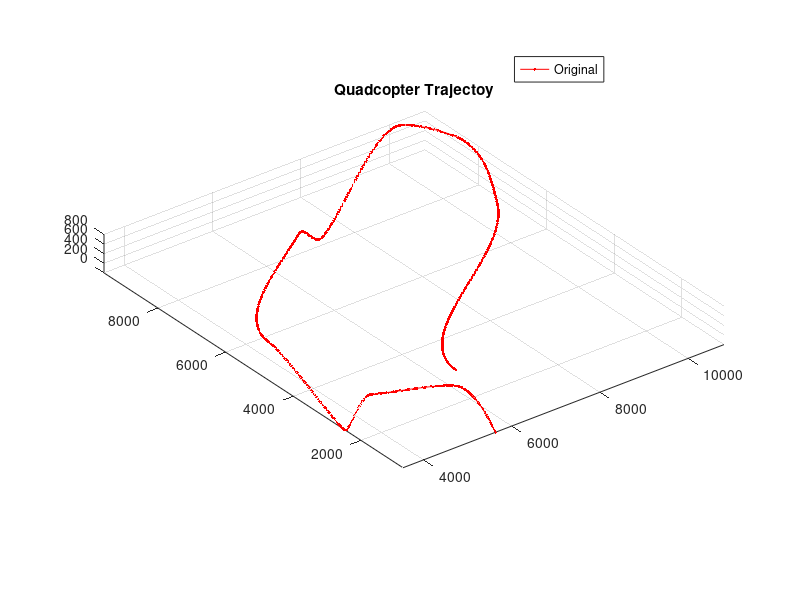

MATLAB code to generate this figure:
%% Trajectory
% This scripts generates the interpolated data for the reference trajectory
close all; clc; clear all;

load('exportWP')

for i = 0:length(exportWP)-1
    WP(i+1,:) = exportWP(length(exportWP)-i).Position;
end

for i = 1:length(exportWP)-1
    distWP(i) = sqrt((WP(i+1,1)-WP(i,1))^2+(WP(i+1,2)-WP(i,2))^2);
end

% Add heights to map points
WP(12,:) = WP(1,:);
WP(:,3) = zeros(12,1);
WP(:,3) = ...
    [0;
    100;
    100;
    0;
    100;
    100;
    0;
    100;
    100;
    100;
    100;
    0];
WP = 5000/700*WP;

temp = cat(1,0,cumsum(sqrt(sum(diff(WP,[],1).^2,2))));
interpWP = interp1(temp, WP, unique([temp(:)' linspace(0,temp(end),1430)]),'PCHIP');
dd = interpWP;

% delete last 3 waypoints to fix starting failure
dd = dd(1:end-80,:);

save 'WP_map.mat' dd

figure, hold on
%plot3(WP(:,1),WP(:,2),WP(:,3),'.b-')
plot3(dd(:,1),dd(:,2),dd(:,3),'.r-')
grid on
title('Quadcopter Trajectoy')
axis image, view(3), legend({'Original','Interp. Spline'})